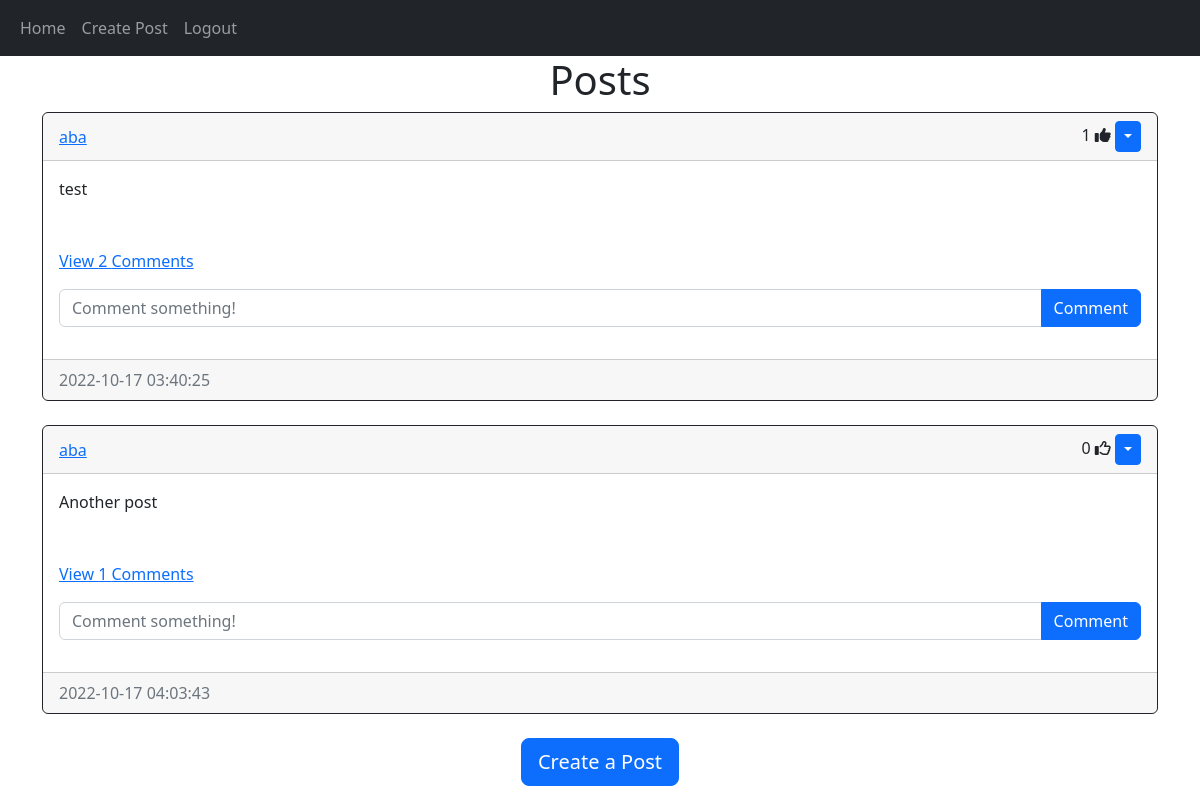
The app's page / (signed in) with its own data.
### web/models.py (models this page shows)
class Post(db.Model):
    id = db.Column(db.Integer, primary_key=True)
    text = db.Column(db.Text, nullable=False)
    date_created = db.Column(db.DateTime(timezone=True), default=func.now())
    author = db.Column(db.Integer, db.ForeignKey('user.id', ondelete="CASCADE"), nullable=False)
    comments = db.relationship('Comment', backref="post", passive_deletes=True)
    likes = db.relationship('Like', backref="post", passive_deletes=True)

class User(db.Model, UserMixin):
    id = db.Column(db.Integer, primary_key=True)
    email = db.Column(db.String(150), unique=True)
    username = db.Column(db.String(150), unique=True)
    password = db.Column(db.String(150))
    date_created = db.Column(db.DateTime(timezone=True), default=func.now())
    posts = db.relationship('Post', backref="user", passive_deletes=True)
    comments = db.relationship('Comment', backref="user", passive_deletes=True)
    likes = db.relationship('Like', backref="user", passive_deletes=True)

### web/views.py (the view)
@views.route('/')
@login_required
def home():
    posts = Post.query.all()
    return render_template("posts_div.html", user=current_user, posts=posts)

### web/__init__.py (called while the page is built)
def create_app():
    app = Flask(__name__)
    app.config['SECRET_KEY'] = "helloworld"
    app.config['SQLALCHEMY_DATABASE_URI'] = f'sqlite:///{DB_NAME}'
    db.init_app(app)
    from .views import views
    from .auth import auth
    app.register_blueprint(views, url_prefix="/")
    app.register_blueprint(auth, url_prefix="/")
    from .models import User, Post, Comment, Like
    create_database(app)
    login_manager = LoginManager()
    login_manager.login_view = "auth.login"
    login_manager.init_app(app)
    @login_manager.user_loader
    def load_user(id):
        return User.query.get(int(id))
    return app

### web/templates/posts_div.html (shortened to what this page needs)
{% extends "base.html" %} {% block title %}Home{% endblock %} {% block content
   %}
   <h1 align="center">{% block header %}Posts{% endblock %}</h1>
   <div id="posts">
     {% for post in posts %}
     <div class="card border-dark">
       <div class="card-header d-flex justify-content-between align-items-center">
         <a href="/posts/{{post.user.username}}">{{post.user.username}}</a>
         <div>
          <span id="likes-count-{{post.id}}">
            {{ post.likes|length }}</span>
          {% if user.id in post.likes|map(attribute="author")|list %}
          <i
            class="fas fa-thumbs-up"
            id="like-button-{{post.id}}"
            onclick="like({{post.id}})"
          ></i>
          {% else %}
          <i
            class="far fa-thumbs-up"
            id="like-button-{{post.id}}"
            onclick="like({{post.id}})"
          ></i>
          {% endif %}
          {% if user.id == post.author %}
          <div class="btn-group">
            <button
              type="button"
              class="btn btn-sm btn-primary dropdown-toggle"
              data-bs-toggle="dropdown"
            ></button>
          </div>
          {% endif %}
        </div>
       </div>
       <div class="card-body">
         <div class="card-text">{{post.text}}</div>
         <br />
         <br />
          <p class="card-text">
          {% if post.comments|length > 0 %}
            <a data-bs-toggle="collapse" href="#comments-{{post.id}}" role="button">
              <small">View {{post.comments|length}} Comments</small>
            </a>
          {% else %}
            <small class="text-muted">No Comments</small>
          {% endif %}
          </p>
         <form class="input-group mb-3" method="POST" action="/create-comment/{{post.id}}">
            <input type="text" id="text" name="text" class="form-control" placeholder="Comment something!" />
            <button type="submit" class="btn btn-primary">Comment</button>
         </form>
       </div>
       <div class="card-footer text-muted">{{post.date_created}}</div>
     </div>
     <br/ > {% endfor %}
   </div>
   {% block footer %}
   <div align="center">
     <a href="/create-post"
       ><button type="button" class="btn btn-primary btn-lg">
         Create a Post
       </button></a
     >
   </div>
   {% endblock %} {% endblock %}

### records on screen
Post: user.username "aba", likes|length "1", text "test", comments|length "2", date_created "2022-10-17 03:40:25"
Post: user.username "aba", likes|length "0", text "Another post", comments|length "1", date_created "2022-10-17 04:03:43"
